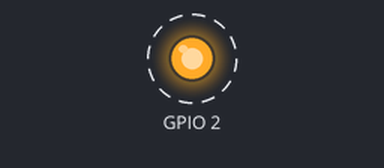
Simulated run of this program. Board: ESP8266 board running MicroPython. Shown: output pins drawn as LEDs (lit = HIGH). Dashed ring = blinking. What the program prints to the serial console is not drawn.

Above: at 0.2 s.
Timing chart, 0 to 3.0 s (numbered marks = the images above):
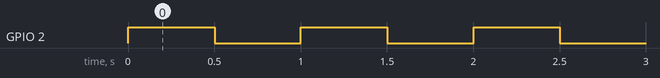

The program:

led.py
```python
import machine
import time

class LedBlink:
    def __init__(self, pin=2):
        self.pin = machine.Pin(pin, machine.Pin.OUT)

    def loop(self, test=False):
        while True:
            # there is a bug in nodemcu
            # due to which pin.on() actually works opposite
            print("led value => off")
            self.pin.on()
            time.sleep(0.5)

            print("led value => on")
            self.pin.off()
            time.sleep(0.5)


            if test:
                # turn off the led
                # and exit program
                self.pin.on()

                break

print("Begin Led toogle program")
LedBlink().loop()
```

Measured:
- by itself, GPIO 2: alternates HIGH for 0.50 s and LOW for 0.50 s
